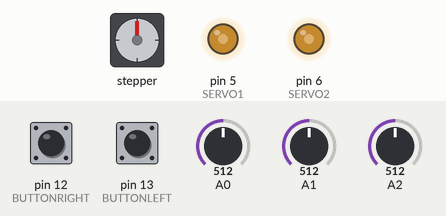
A sketch run on a simulated Arduino Uno, built with avr-gcc and run on an emulated ATmega328P. Shown: stepper motor, output pins drawn as LEDs (lit = HIGH). Wiring (inferred from the names in the program): stepper motor (200 steps per turn assumed): coils pin 8, pin 9, pin 10, pin 11. The inputs (shaded band) are chosen by the test bench; at power-on: pin 12 (BUTTONRIGHT) LOW, pin 13 (BUTTONLEFT) LOW, A1 = 512, A2 = 512, A0 = 512. Pins used as bus, display or sensor lines are not drawn.

Above: at 1.2 s.
1.3 s: pin 12 (BUTTONRIGHT) pulled HIGH for 0.15 s
At 3.8 s:
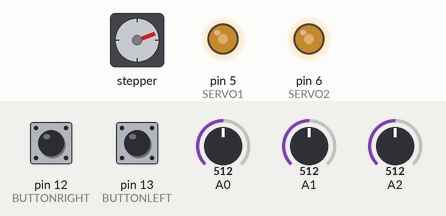
4.3 s: pin 13 (BUTTONLEFT) pulled HIGH for 3.2 s
At 8.8 s:
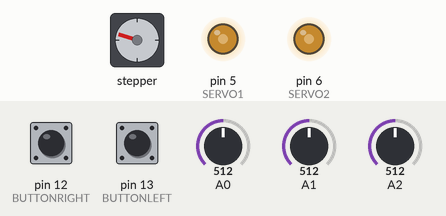
9.0 s: A1 set to 716
At 10.0 s:
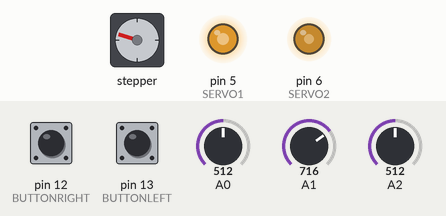
10.5 s: A2 set to 716
At 11.1 s:
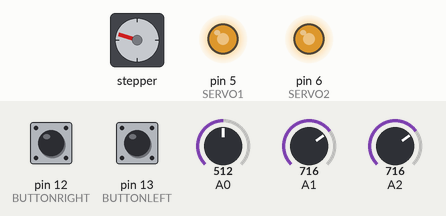
12.0 s: pin 13 (BUTTONLEFT) pulled HIGH for 0.15 s
At 14.4 s:
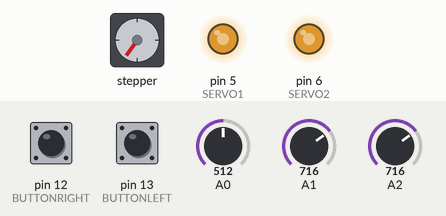
15.0 s: A1 set to 900
At 15.7 s:
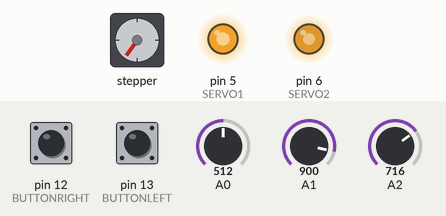
Timing chart, 0 to 17.5 s (numbered marks = the images above; inputs shaded):
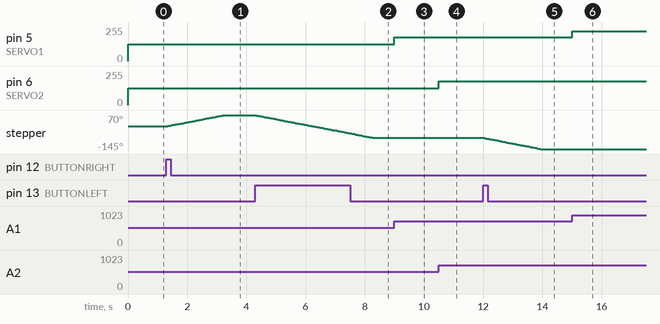

Measured:
- after the input at 1.3 s, stepper: turns 70° clockwise in 1.9 s, starting after 0.05 s
- after the input at 4.3 s, stepper: turns 143° counter-clockwise in 4.0 s, starting at once
- after the input at 9.0 s, pin 5 (SERVO1): 127/255 → 178/255 at once
- after the input at 10.5 s, pin 6 (SERVO2): 127/255 → 178/255 at once
- after the input at 12.0 s, stepper: turns 72° counter-clockwise in 2.0 s, starting at once
- after the input at 15.0 s, pin 5 (SERVO1): 178/255 → 224/255 at once

The sketch:

lab03_2017.ino
```cpp
//Specify stepper and servo pins
int STEPPER0 = 8;
int STEPPER1 = 9;
int STEPPER2 = 10;
int STEPPER3 = 11;

int SERVO1 = 5;
int SERVO2 = 6;

int BUTTONRIGHT = 12;
int BUTTONLEFT = 13;

int delay_time = 200;
int count;
int BrState = LOW, BlState = LOW;

int ServoPosition1=0, NewServoPosition1=0, ServoPosition2=0, NewServoPosition2=0;

void setup() {
  pinMode(STEPPER0,OUTPUT);
  pinMode(STEPPER1,OUTPUT);
  pinMode(STEPPER2,OUTPUT);
  pinMode(STEPPER3,OUTPUT);

  pinMode(SERVO1, OUTPUT);
  pinMode(SERVO2, OUTPUT);

  pinMode(BUTTONRIGHT,INPUT);
  pinMode(BUTTONLEFT,INPUT);

  pinMode(A0, INPUT);
  pinMode(A1, INPUT);
  pinMode(A2, INPUT);
}

void stepper_turn(int direction, int speed){
  if (direction == 0){
    count = 0;
    do{
      digitalWrite(STEPPER0,0);
      digitalWrite(STEPPER1,1);
      digitalWrite(STEPPER2,0);
      digitalWrite(STEPPER3,1);
      delay(speed);

      digitalWrite(STEPPER0,1);
      digitalWrite(STEPPER1,0);
      digitalWrite(STEPPER2,0);
      digitalWrite(STEPPER3,1);
      delay(speed);

      digitalWrite(STEPPER0,1);
      digitalWrite(STEPPER1,0);
      digitalWrite(STEPPER2,1);
      digitalWrite(STEPPER3,0);
      delay(speed);

      digitalWrite(STEPPER0,0);
      digitalWrite(STEPPER1,1);
      digitalWrite(STEPPER2,1);
      digitalWrite(STEPPER3,0);
      delay(speed);

      count++;
    }while(count < 10);
  }else{
    count = 0;
    do{
      digitalWrite(STEPPER3,0);
      digitalWrite(STEPPER2,1);
      digitalWrite(STEPPER1,0);
      digitalWrite(STEPPER0,1);
      delay(speed);

      digitalWrite(STEPPER3,1);
      digitalWrite(STEPPER2,0);
      digitalWrite(STEPPER1,0);
      digitalWrite(STEPPER0,1);
      delay(speed);

      digitalWrite(STEPPER3,1);
      digitalWrite(STEPPER2,0);
      digitalWrite(STEPPER1,1);
      digitalWrite(STEPPER0,0);
      delay(speed);

      digitalWrite(STEPPER3,0);
      digitalWrite(STEPPER2,1);
      digitalWrite(STEPPER1,1);
      digitalWrite(STEPPER0,0);
      delay(speed);

      count++;
    }while(count < 10);
  }
}

void loop() {
  //--Control Stepper

  int stepPot = analogRead(A0);

  int speedPot = map(stepPot,0,1023,0,100);

  BrState = digitalRead(BUTTONRIGHT);

  BlState = digitalRead(BUTTONLEFT);

  //delay(5000);


  if(BrState == HIGH){
    stepper_turn(0,speedPot);
  }else if(BlState == HIGH){
    stepper_turn(1,speedPot);
  }

  //stepper_turn(1,50);
  //delay(10000);

  //Control Servo
  //analogWrite(SERVO1,200);

  //analogWrite(SERVO2,150);
  //Katw apo 128 den gyrnaei

  //Control Servo1
  int Servo1Pot = analogRead(A1);

  NewServoPosition1 = map(Servo1Pot, 0, 1023, 0, 255);

  if(NewServoPosition1 != ServoPosition1){
    ServoPosition1 = NewServoPosition1;
    analogWrite(SERVO1,ServoPosition1);
  }


  //Control Servo2
  int Servo2Pot = analogRead(A2);

  NewServoPosition2 = map(Servo2Pot, 0, 1023, 0, 255);

  if(NewServoPosition2 != ServoPosition2){
    ServoPosition2 = NewServoPosition2;
    analogWrite(SERVO2,ServoPosition2);
  }


}
```
